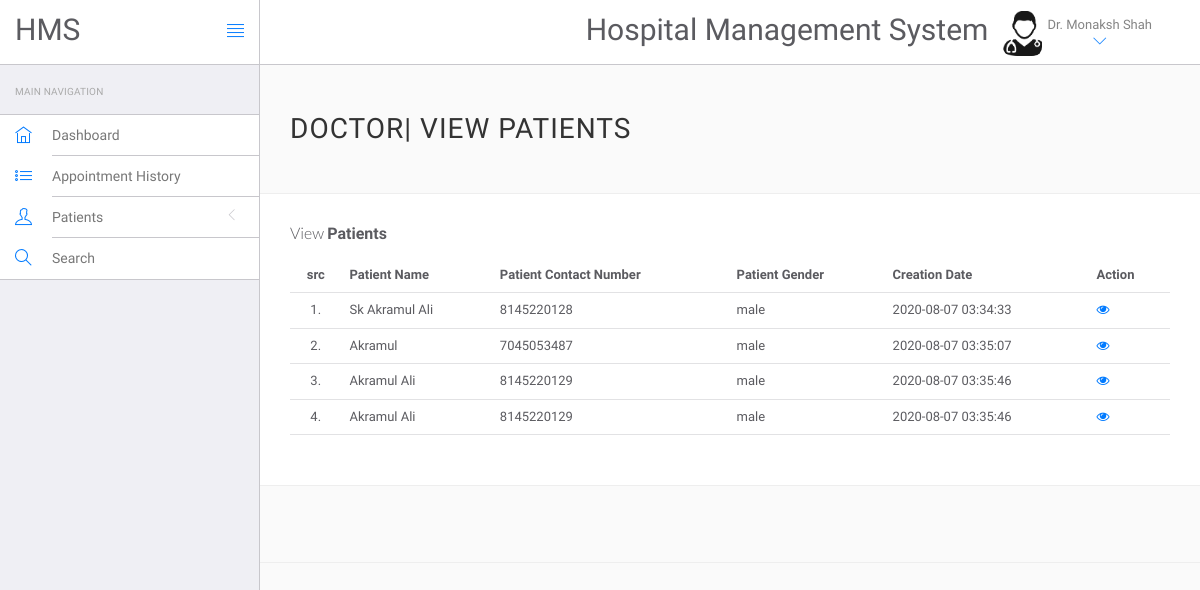
The page /Project/login/doctor/manage-patient.php (signed in) on the database its author committed.
### tables this page shows
CREATE TABLE `doctors` (
  `id` int(10) NOT NULL,
  `specilization` varchar(20) DEFAULT NULL,
  `doctorName` varchar(20) DEFAULT NULL,
  `address` longtext DEFAULT NULL,
  `docFees` varchar(20) DEFAULT NULL,
  `contactno` bigint(11) DEFAULT NULL,
  `docEmail` varchar(25) DEFAULT NULL,
  `password` varchar(50) DEFAULT NULL,
  `creationDate` timestamp NULL DEFAULT current_timestamp(),
  `updationDate` timestamp NULL DEFAULT NULL ON UPDATE current_timestamp()
);

CREATE TABLE `tblpatient` (
  `ID` int(10) NOT NULL,
  `Docid` int(10) DEFAULT NULL,
  `PatientName` varchar(20) DEFAULT NULL,
  `PatientContno` bigint(10) DEFAULT NULL,
  `PatientEmail` varchar(30) DEFAULT NULL,
  `PatientGender` varchar(10) DEFAULT NULL,
  `PatientAdd` mediumtext DEFAULT NULL,
  `PatientAge` int(10) DEFAULT NULL,
  `PatientMedhis` mediumtext DEFAULT NULL,
  `CreationDate` timestamp NULL DEFAULT current_timestamp()
);

### Project/login/doctor/manage-patient.php (the view, shortened to what this page needs)
<?php
include('include/config.php');
?>
<!DOCTYPE html>
<html lang="en">
	<head>
		<link rel="stylesheet" href="vendor/bootstrap/css/bootstrap.min.css">
		<link rel="stylesheet" href="vendor/fontawesome/css/font-awesome.min.css">
		<link rel="stylesheet" href="vendor/themify-icons/themify-icons.min.css">
		<link rel="stylesheet" href="assets/css/styles.css">
		<link rel="stylesheet" href="assets/css/plugins.css">
		<link rel="stylesheet" href="assets/css/themes/theme-1.css" id="skin_color" />
	</head>
	<body>
		<div id="app">
		<div class="sidebar app-aside" id="sidebar">
				<div class="sidebar-container perfect-scrollbar">
					<nav>
						<div class="navbar-title">
							<span>Main Navigation</span>
						</div>
						<ul class="main-navigation-menu">
							<li>
								<a href="dashboard.php">
									<div class="item-content">
										<div class="item-media">
											<i class="ti-home"></i>
										</div>
										<div class="item-inner">
											<span class="title"> Dashboard </span>
										</div>
									</div>
								</a>
							</li>
							<li>
								<a href="appointment-history.php">
									<div class="item-content">
										<div class="item-media">
											<i class="ti-list"></i>
										</div>
										<div class="item-inner">
											<span class="title"> Appointment History </span>
										</div>
									</div>
								</a>
							</li>
							<li>
								<a href="javascript:void(0)">
									<div class="item-content">
										<div class="item-media">
											<i class="ti-user"></i>
										</div>
										<div class="item-inner">
											<span class="title"> Patients </span><i class="icon-arrow"></i>
										</div>
									</div>
								</a>
								</li>
                             <li><a href="search.php">
									<div class="item-content">
										<div class="item-media">
											<i class="ti-search"></i>
										</div>
										<div class="item-inner">
											<span class="title"> Search </span>
										</div>
									</div>
								</a>
							</li>
						</ul>
					</nav>
					</div>
			</div>
<header class="navbar navbar-default navbar-static-top">
					<div class="navbar-header">
						<a class="navbar-brand" href="#">
							<h2 style="padding-top:20% ">HMS</h2>
						</a>
						<a href="#" class="sidebar-toggler pull-right visible-md visible-lg" data-toggle-class="
						app-sidebar-closed" data-toggle-target="#app">
							<i class="ti-align-justify"></i>
						</a>
					</div>
					<div class="navbar-collapse collapse">
						<ul class="nav navbar-right">
								<li  style="padding-top:2% ">
								<h2>Hospital Management System</h2>
							</li>
							<li class="dropdown current-user">
								<a href class="dropdown-toggle" data-toggle="dropdown">
									<img src="assets/images/doctor-icon-vector-11004500.jpg" >
									<span class="username">
									<?php $query=mysqli_query($con,"select doctorName from doctors where id='".$_SESSION['id']."'");
                               while($row=mysqli_fetch_array($query))
                             {
                                 	echo $row['doctorName'];
                              }
									?>
									<i class="ti-angle-down"></i></i></span></a>
							</li>
								</ul>
							</div>
						</header>
<div class="main-content" >
<div class="wrap-content container" id="container">
<section id="page-title">
<div class="row">
<div class="col-sm-8">
<h1 class="mainTitle">DOCTOR| View Patients</h1>
</div>
</div>
</section>
<div class="container-fluid container-fullw bg-white">
<div class="row">
<div class="col-md-12">
<h5 class="over-title margin-bottom-15">View <span class="text-bold">Patients</span></h5>
<table class="table table-hover" id="sample-table-1">
<thead>
<tr>
<th class="center">src</th>
<th>Patient Name</th>
<th>Patient Contact Number</th>
<th>Patient Gender </th>
<th>Creation Date </th>
<th>Action</th>
</tr>
</thead>
<tbody>
<?php
$sql=mysqli_query($con,"select * from tblpatient");
$cnt=1;
while($row=mysqli_fetch_array($sql))
{
?>
<tr>
<td class="center"><?php echo $cnt;?>.</td>
<td class="hidden-xs"><?php echo $row['PatientName'];?></td>
<td><?php echo $row['PatientContno'];?></td>
<td><?php echo $row['PatientGender'];?></td>
<td><?php echo $row['CreationDate'];?></td>
<td>
<a href="view-patient.php?viewid=<?php echo $row['ID'];?>"><i class="fa fa-eye"></i></a>
</td>
</tr>
<?php
$cnt=$cnt+1;
 }?>
</tbody>
</table>
</div>
</div>
</div>
</div>
</div>
<hr>
		</div>
		</body>
</html>

### Project/login/doctor/assets/css/plugins.css (style rules this page uses)
* { margin: 0px; padding: 0px; box-sizing: border-box; font-family:Numans; }
.perfect-scrollbar { overflow-y: hidden !important; }

### Project/login/doctor/assets/css/themes/theme-1.css (style rules this page uses)
body { background: #FAFAFA; }
header .navbar-header { background: #ffffff !important; border-right-color: #c8c7cc !important; border-bottom-color: #c8c7cc !important; }
header .navbar-header .sidebar-toggler, header .navbar-header .sidebar-mobile-toggler { color: #007aff !important; }
header .navbar-header .navbar-brand { color: #777 !important; }
header .navbar-collapse { background: #ffffff !important; border-bottom-color: #c8c7cc !important; box-shadow: none !important; }
header .navbar-collapse .navbar-right > li > a { color: #777; }
header .navbar-collapse .navbar-right > li > a i { color: #007aff !important; }
#sidebar { background: #EFEFF4 !important; }
#sidebar:before { border-right-width: "1px" !important; border-right-style: solid; border-right-color: #c8c7cc !important; }
#sidebar nav { border-right-width: "1px" !important; border-right-style: solid; border-right-color: #c8c7cc !important; }
#sidebar nav .navbar-title { color: #aaaaaa; }
#sidebar nav > ul { background: #ffffff !important; border-bottom-color: #c8c7cc !important; border-top-color: #c8c7cc !important; }
#sidebar nav > ul > li > a .item-media > i { color: #007aff !important; }
#sidebar nav > ul > li > a .item-inner { color: #777 !important; border-bottom-color: #c8c7cc; }

### rows shown on the page
doctors: doctorName "Dr. Monaksh Shah"
tblpatient: PatientName "Sk Akramul Ali", PatientContno "8145220128", PatientGender "male", CreationDate "2020-08-07 03:34:33"
tblpatient: PatientName "Akramul", PatientContno "7045053487", PatientGender "male", CreationDate "2020-08-07 03:35:07"
tblpatient: PatientName "Akramul Ali", PatientContno "8145220129", PatientGender "male", CreationDate "2020-08-07 03:35:46"
tblpatient: PatientName "Akramul Ali", PatientContno "8145220129", PatientGender "male", CreationDate "2020-08-07 03:35:46"
